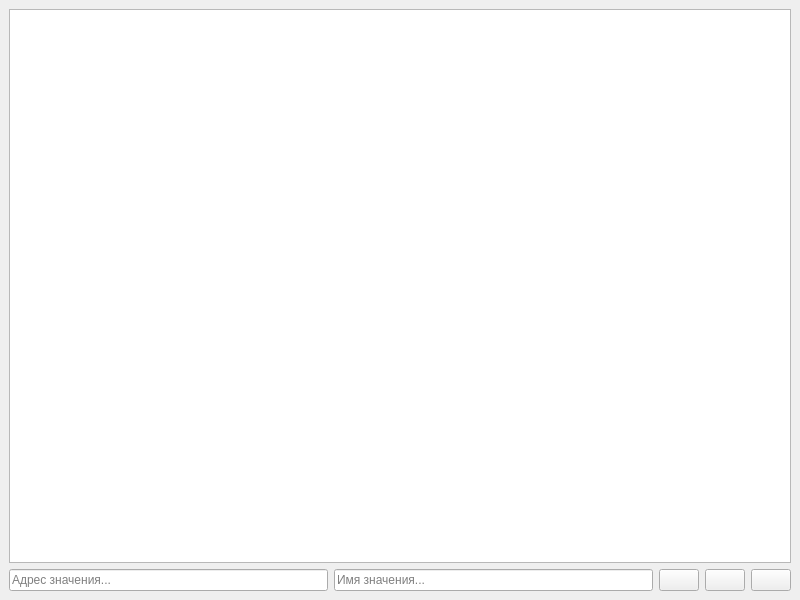
<?xml version="1.0" encoding="UTF-8"?>
<ui version="4.0">
 <class>RegWindow</class>
 <widget class="QMainWindow" name="RegWindow">
  <property name="geometry">
   <rect>
    <x>0</x>
    <y>0</y>
    <width>800</width>
    <height>600</height>
   </rect>
  </property>
  <property name="windowTitle">
   <string>RegKiller</string>
  </property>
  <property name="windowIcon">
   <iconset resource="Resources/icons.qrc">
    <normaloff>:/icons/main_icons/Icons/monitor.png</normaloff>:/icons/main_icons/Icons/monitor.png</iconset>
  </property>
  <widget class="QWidget" name="fullGroup">
   <layout class="QVBoxLayout" name="verticalLayout_3">
    <item>
     <widget class="QTableWidget" name="outTable"/>
    </item>
    <item>
     <layout class="QHBoxLayout" name="controlGroup">
      <item>
       <layout class="QHBoxLayout" name="horizontalLayout">
        <item>
         <widget class="QLineEdit" name="addrEdit">
          <property name="placeholderText">
           <string>Адрес значения...</string>
          </property>
         </widget>
        </item>
        <item>
         <widget class="QLineEdit" name="nameEdit">
          <property name="placeholderText">
           <string>Имя значения...</string>
          </property>
         </widget>
        </item>
       </layout>
      </item>
      <item>
       <layout class="QHBoxLayout" name="buttonsGroup">
        <item>
         <widget class="QPushButton" name="searchButton">
          <property name="text">
           <string/>
          </property>
          <property name="icon">
           <iconset resource="Resources/icons.qrc">
            <normaloff>:/icons/functIcons/Icons/SystemIcons/search.svg</normaloff>:/icons/functIcons/Icons/SystemIcons/search.svg</iconset>
          </property>
         </widget>
        </item>
        <item>
         <widget class="QPushButton" name="exportButton">
          <property name="text">
           <string/>
          </property>
          <property name="icon">
           <iconset resource="Resources/icons.qrc">
            <normaloff>:/icons/functIcons/Icons/SystemIcons/upload.svg</normaloff>:/icons/functIcons/Icons/SystemIcons/upload.svg</iconset>
          </property>
         </widget>
        </item>
        <item>
         <widget class="QPushButton" name="settingsButton">
          <property name="text">
           <string/>
          </property>
          <property name="icon">
           <iconset resource="Resources/icons.qrc">
            <normaloff>:/icons/functIcons/Icons/SystemIcons/gear-fill.svg</normaloff>:/icons/functIcons/Icons/SystemIcons/gear-fill.svg</iconset>
          </property>
         </widget>
        </item>
       </layout>
      </item>
     </layout>
    </item>
   </layout>
  </widget>
 </widget>
 <resources>
  <include location="Resources/icons.qrc"/>
 </resources>
 <connections/>
</ui>
